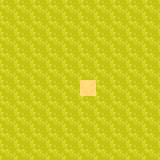

A level layout from a 2D game, rendered from its tile map. Below: a short description, then the map file with its tile-grid data intact:
An orthogonal 10x10 tile map with 16x16 px tiles, 2 tile layers (Floor, Collision).

<map version="1.10" tiledversion="1.10.2" orientation="orthogonal" renderorder="right-down" width="10" height="10" tilewidth="16" tileheight="16" infinite="0" nextlayerid="3" nextobjectid="1">
 <tileset firstgid="1" source="tileset.tsx" />
 <layer id="1" name="Floor" width="10" height="10">
  <data encoding="csv">
109,109,109,109,109,109,109,109,109,109,
109,109,109,109,109,109,109,109,109,109,
109,109,109,109,109,109,109,109,109,109,
109,109,109,109,109,109,109,109,109,109,
109,109,109,109,109,109,109,109,109,109,
109,109,109,109,109,121,109,109,109,109,
109,109,109,109,109,109,109,109,109,109,
109,109,109,109,109,109,109,109,109,109,
109,109,109,109,109,109,109,109,109,109,
109,109,109,109,109,109,109,109,109,109
</data>
 </layer>
 <layer id="2" name="Collision" width="10" height="10">
  <data encoding="csv">
1,1,1,1,1,1,1,1,1,1,
1,0,0,0,0,0,0,0,0,1,
1,0,0,0,0,0,0,0,0,1,
1,0,0,0,0,0,0,0,0,1,
1,0,0,0,0,0,0,0,0,1,
1,0,0,0,0,0,0,0,0,1,
1,0,0,0,0,0,0,0,0,1,
1,0,0,0,0,0,0,0,0,1,
1,0,0,0,0,0,0,0,0,1,
1,1,1,1,1,1,1,1,1,1
</data>
 </layer>
</map>
